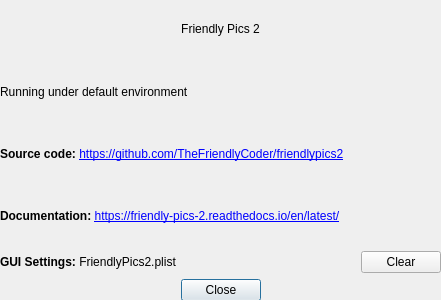
<?xml version="1.0" encoding="UTF-8"?>
<ui version="4.0">
 <class>Dialog</class>
 <widget class="QDialog" name="Dialog">
  <property name="geometry">
   <rect>
    <x>0</x>
    <y>0</y>
    <width>441</width>
    <height>300</height>
   </rect>
  </property>
  <property name="windowTitle">
   <string>Dialog</string>
  </property>
  <widget class="QWidget" name="verticalLayoutWidget">
   <property name="geometry">
    <rect>
     <x>0</x>
     <y>0</y>
     <width>441</width>
     <height>301</height>
    </rect>
   </property>
   <layout class="QVBoxLayout" name="verticalLayout">
    <property name="sizeConstraint">
     <enum>QLayout::SetMaximumSize</enum>
    </property>
    <item>
     <widget class="QLabel" name="title_label">
      <property name="text">
       <string>Friendly Pics 2</string>
      </property>
      <property name="alignment">
       <set>Qt::AlignCenter</set>
      </property>
     </widget>
    </item>
    <item>
     <widget class="QLabel" name="runtime_env_label">
      <property name="text">
       <string>Running under default environment</string>
      </property>
      <property name="wordWrap">
       <bool>true</bool>
      </property>
     </widget>
    </item>
    <item>
     <widget class="QLabel" name="source_label">
      <property name="text">
       <string>&lt;b&gt;Source code:&lt;/b&gt; &lt;a href=&quot;https://github.com/TheFriendlyCoder/friendlypics2&quot;&gt;https://github.com/TheFriendlyCoder/friendlypics2&lt;/a&gt;</string>
      </property>
      <property name="textFormat">
       <enum>Qt::AutoText</enum>
      </property>
      <property name="wordWrap">
       <bool>true</bool>
      </property>
      <property name="openExternalLinks">
       <bool>true</bool>
      </property>
      <property name="textInteractionFlags">
       <set>Qt::TextBrowserInteraction</set>
      </property>
     </widget>
    </item>
    <item>
     <widget class="QLabel" name="docs_label">
      <property name="text">
       <string>&lt;b&gt;Documentation:&lt;/b&gt; &lt;a href=&quot;https://friendly-pics-2.readthedocs.io/en/latest/&quot;&gt;https://friendly-pics-2.readthedocs.io/en/latest/&lt;/a&gt;</string>
      </property>
      <property name="textFormat">
       <enum>Qt::AutoText</enum>
      </property>
      <property name="wordWrap">
       <bool>true</bool>
      </property>
      <property name="openExternalLinks">
       <bool>true</bool>
      </property>
      <property name="textInteractionFlags">
       <set>Qt::TextBrowserInteraction</set>
      </property>
     </widget>
    </item>
    <item>
     <layout class="QHBoxLayout" name="horizontalLayout">
      <property name="sizeConstraint">
       <enum>QLayout::SetDefaultConstraint</enum>
      </property>
      <item>
       <widget class="QLabel" name="gui_settings_label">
        <property name="text">
         <string>&lt;b&gt;GUI Settings:&lt;/b&gt; FriendlyPics2.plist</string>
        </property>
        <property name="wordWrap">
         <bool>true</bool>
        </property>
        <property name="textInteractionFlags">
         <set>Qt::LinksAccessibleByMouse|Qt::TextSelectableByKeyboard|Qt::TextSelectableByMouse</set>
        </property>
       </widget>
      </item>
      <item>
       <widget class="QPushButton" name="gui_settings_clear_button">
        <property name="sizePolicy">
         <sizepolicy hsizetype="Fixed" vsizetype="Fixed">
          <horstretch>0</horstretch>
          <verstretch>0</verstretch>
         </sizepolicy>
        </property>
        <property name="text">
         <string>Clear</string>
        </property>
        <property name="autoDefault">
         <bool>false</bool>
        </property>
       </widget>
      </item>
     </layout>
    </item>
    <item>
     <widget class="QDialogButtonBox" name="buttonBox">
      <property name="orientation">
       <enum>Qt::Horizontal</enum>
      </property>
      <property name="standardButtons">
       <set>QDialogButtonBox::Close</set>
      </property>
      <property name="centerButtons">
       <bool>true</bool>
      </property>
     </widget>
    </item>
   </layout>
  </widget>
 </widget>
 <resources/>
 <connections>
  <connection>
   <sender>buttonBox</sender>
   <signal>accepted()</signal>
   <receiver>Dialog</receiver>
   <slot>accept()</slot>
   <hints>
    <hint type="sourcelabel">
     <x>248</x>
     <y>254</y>
    </hint>
    <hint type="destinationlabel">
     <x>157</x>
     <y>274</y>
    </hint>
   </hints>
  </connection>
  <connection>
   <sender>buttonBox</sender>
   <signal>rejected()</signal>
   <receiver>Dialog</receiver>
   <slot>reject()</slot>
   <hints>
    <hint type="sourcelabel">
     <x>316</x>
     <y>260</y>
    </hint>
    <hint type="destinationlabel">
     <x>286</x>
     <y>274</y>
    </hint>
   </hints>
  </connection>
 </connections>
</ui>
